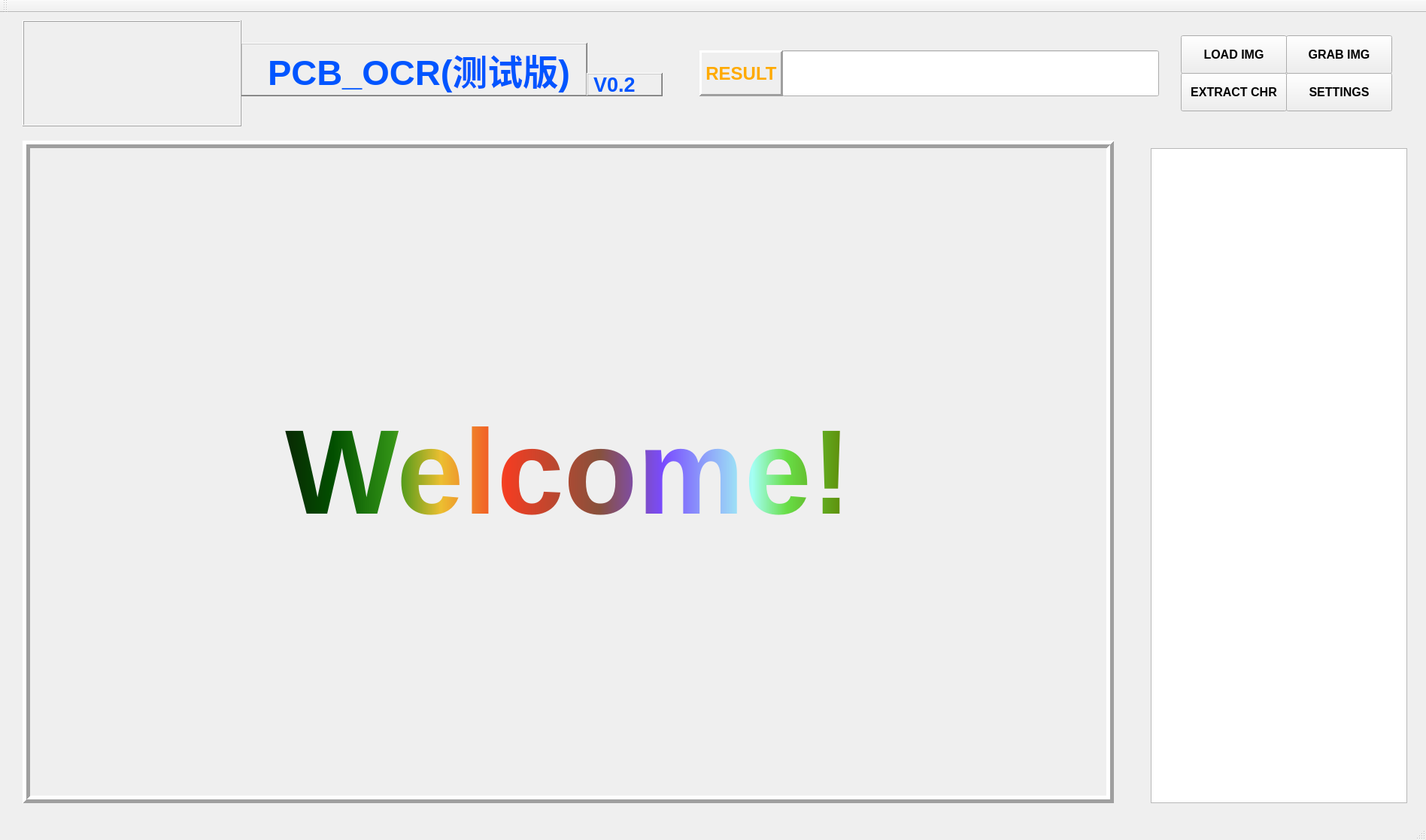
<?xml version="1.0" encoding="UTF-8"?>
<ui version="4.0">
 <class>MainWindow</class>
 <widget class="QMainWindow" name="MainWindow">
  <property name="geometry">
   <rect>
    <x>0</x>
    <y>0</y>
    <width>1896</width>
    <height>1117</height>
   </rect>
  </property>
  <property name="windowTitle">
   <string>PCB OCR</string>
  </property>
  <widget class="QWidget" name="centralWidget">
   <widget class="QLabel" name="label">
    <property name="geometry">
     <rect>
      <x>320</x>
      <y>40</y>
      <width>461</width>
      <height>71</height>
     </rect>
    </property>
    <property name="font">
     <font>
      <pointsize>35</pointsize>
      <weight>75</weight>
      <bold>true</bold>
     </font>
    </property>
    <property name="styleSheet">
     <string notr="true">color: rgb(0, 85, 255);</string>
    </property>
    <property name="frameShape">
     <enum>QFrame::WinPanel</enum>
    </property>
    <property name="frameShadow">
     <enum>QFrame::Raised</enum>
    </property>
    <property name="lineWidth">
     <number>1</number>
    </property>
    <property name="text">
     <string> PCB_OCR(测试版)</string>
    </property>
    <property name="alignment">
     <set>Qt::AlignCenter</set>
    </property>
   </widget>
   <widget class="QLabel" name="label_2">
    <property name="geometry">
     <rect>
      <x>780</x>
      <y>80</y>
      <width>101</width>
      <height>31</height>
     </rect>
    </property>
    <property name="font">
     <font>
      <pointsize>20</pointsize>
      <weight>75</weight>
      <bold>true</bold>
     </font>
    </property>
    <property name="styleSheet">
     <string notr="true">color: rgb(0, 85, 255);</string>
    </property>
    <property name="frameShape">
     <enum>QFrame::WinPanel</enum>
    </property>
    <property name="frameShadow">
     <enum>QFrame::Raised</enum>
    </property>
    <property name="text">
     <string>V0.2</string>
    </property>
   </widget>
   <widget class="QLabel" name="label_3">
    <property name="geometry">
     <rect>
      <x>30</x>
      <y>170</y>
      <width>1451</width>
      <height>881</height>
     </rect>
    </property>
    <property name="font">
     <font>
      <pointsize>120</pointsize>
      <weight>75</weight>
      <italic>false</italic>
      <bold>true</bold>
      <underline>false</underline>
      <strikeout>false</strikeout>
      <kerning>true</kerning>
     </font>
    </property>
    <property name="styleSheet">
     <string notr="true">color: qlineargradient(spread:pad, x1:0, y1:0, x2:1, y2:0, stop:0 rgba(9, 41, 4, 255), stop:0.085 rgba(2, 79, 0, 255), stop:0.19 rgba(50, 147, 22, 255), stop:0.275 rgba(236, 191, 49, 255), stop:0.39 rgba(243, 61, 34, 255), stop:0.555 rgba(135, 81, 60, 255), stop:0.667 rgba(121, 75, 255, 255), stop:0.825 rgba(164, 255, 244, 255), stop:0.885 rgba(104, 222, 71, 255), stop:1 rgba(93, 128, 0, 255));</string>
    </property>
    <property name="frameShape">
     <enum>QFrame::Box</enum>
    </property>
    <property name="frameShadow">
     <enum>QFrame::Raised</enum>
    </property>
    <property name="lineWidth">
     <number>5</number>
    </property>
    <property name="text">
     <string>Welcome!</string>
    </property>
    <property name="alignment">
     <set>Qt::AlignCenter</set>
    </property>
   </widget>
   <widget class="QLineEdit" name="lineEdit">
    <property name="geometry">
     <rect>
      <x>1040</x>
      <y>50</y>
      <width>501</width>
      <height>61</height>
     </rect>
    </property>
    <property name="font">
     <font>
      <pointsize>15</pointsize>
      <weight>75</weight>
      <bold>true</bold>
     </font>
    </property>
    <property name="text">
     <string/>
    </property>
    <property name="echoMode">
     <enum>QLineEdit::Normal</enum>
    </property>
    <property name="alignment">
     <set>Qt::AlignCenter</set>
    </property>
   </widget>
   <widget class="QLabel" name="label_5">
    <property name="geometry">
     <rect>
      <x>930</x>
      <y>50</y>
      <width>111</width>
      <height>61</height>
     </rect>
    </property>
    <property name="font">
     <font>
      <pointsize>18</pointsize>
      <weight>75</weight>
      <bold>true</bold>
     </font>
    </property>
    <property name="styleSheet">
     <string notr="true">color: rgb(255, 170, 0);</string>
    </property>
    <property name="frameShape">
     <enum>QFrame::Panel</enum>
    </property>
    <property name="frameShadow">
     <enum>QFrame::Raised</enum>
    </property>
    <property name="lineWidth">
     <number>3</number>
    </property>
    <property name="text">
     <string>RESULT</string>
    </property>
    <property name="alignment">
     <set>Qt::AlignCenter</set>
    </property>
   </widget>
   <widget class="QPushButton" name="pushButton">
    <property name="geometry">
     <rect>
      <x>1570</x>
      <y>30</y>
      <width>141</width>
      <height>51</height>
     </rect>
    </property>
    <property name="font">
     <font>
      <pointsize>12</pointsize>
      <weight>75</weight>
      <bold>true</bold>
     </font>
    </property>
    <property name="text">
     <string>LOAD IMG</string>
    </property>
   </widget>
   <widget class="QPushButton" name="pushButton_2">
    <property name="geometry">
     <rect>
      <x>1570</x>
      <y>80</y>
      <width>141</width>
      <height>51</height>
     </rect>
    </property>
    <property name="font">
     <font>
      <pointsize>12</pointsize>
      <weight>75</weight>
      <bold>true</bold>
     </font>
    </property>
    <property name="text">
     <string>EXTRACT CHR</string>
    </property>
   </widget>
   <widget class="QPushButton" name="pushButton_3">
    <property name="geometry">
     <rect>
      <x>1710</x>
      <y>80</y>
      <width>141</width>
      <height>51</height>
     </rect>
    </property>
    <property name="font">
     <font>
      <pointsize>12</pointsize>
      <weight>75</weight>
      <bold>true</bold>
     </font>
    </property>
    <property name="text">
     <string>SETTINGS</string>
    </property>
   </widget>
   <widget class="QLabel" name="label_10">
    <property name="geometry">
     <rect>
      <x>30</x>
      <y>10</y>
      <width>291</width>
      <height>141</height>
     </rect>
    </property>
    <property name="frameShape">
     <enum>QFrame::Box</enum>
    </property>
    <property name="frameShadow">
     <enum>QFrame::Raised</enum>
    </property>
    <property name="lineWidth">
     <number>1</number>
    </property>
    <property name="text">
     <string/>
    </property>
   </widget>
   <widget class="QTextEdit" name="textEdit">
    <property name="geometry">
     <rect>
      <x>1530</x>
      <y>180</y>
      <width>341</width>
      <height>871</height>
     </rect>
    </property>
    <property name="font">
     <font>
      <pointsize>10</pointsize>
      <weight>75</weight>
      <bold>true</bold>
     </font>
    </property>
    <property name="readOnly">
     <bool>true</bool>
    </property>
    <property name="html">
     <string>&lt;!DOCTYPE HTML PUBLIC &quot;-//W3C//DTD HTML 4.0//EN&quot; &quot;http://www.w3.org/TR/REC-html40/strict.dtd&quot;&gt;
&lt;html&gt;&lt;head&gt;&lt;meta name=&quot;qrichtext&quot; content=&quot;1&quot; /&gt;&lt;style type=&quot;text/css&quot;&gt;
p, li { white-space: pre-wrap; }
&lt;/style&gt;&lt;/head&gt;&lt;body style=&quot; font-family:'SimSun'; font-size:10pt; font-weight:600; font-style:normal;&quot;&gt;
&lt;p style=&quot;-qt-paragraph-type:empty; margin-top:0px; margin-bottom:0px; margin-left:0px; margin-right:0px; -qt-block-indent:0; text-indent:0px;&quot;&gt;&lt;br /&gt;&lt;/p&gt;&lt;/body&gt;&lt;/html&gt;</string>
    </property>
   </widget>
   <widget class="QPushButton" name="pushButton_4">
    <property name="geometry">
     <rect>
      <x>1710</x>
      <y>30</y>
      <width>141</width>
      <height>51</height>
     </rect>
    </property>
    <property name="font">
     <font>
      <pointsize>12</pointsize>
      <weight>75</weight>
      <bold>true</bold>
     </font>
    </property>
    <property name="text">
     <string>GRAB IMG</string>
    </property>
   </widget>
  </widget>
  <widget class="QMenuBar" name="menuBar">
   <property name="geometry">
    <rect>
     <x>0</x>
     <y>0</y>
     <width>1896</width>
     <height>26</height>
    </rect>
   </property>
  </widget>
  <widget class="QToolBar" name="mainToolBar">
   <attribute name="toolBarArea">
    <enum>TopToolBarArea</enum>
   </attribute>
   <attribute name="toolBarBreak">
    <bool>false</bool>
   </attribute>
  </widget>
  <widget class="QStatusBar" name="statusBar"/>
 </widget>
 <layoutdefault spacing="6" margin="11"/>
 <resources/>
 <connections/>
</ui>
